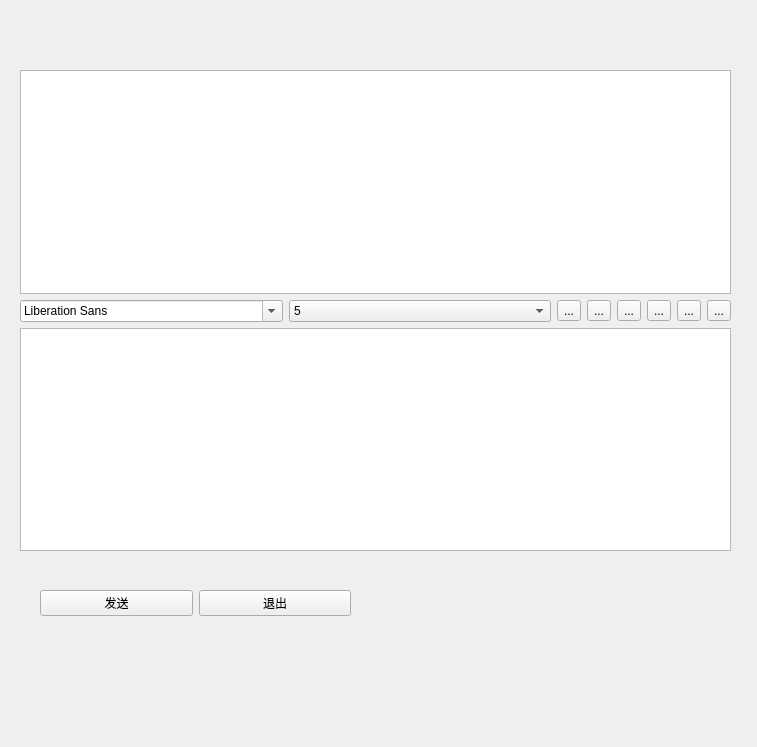
<?xml version="1.0" encoding="UTF-8"?>
<ui version="4.0">
 <class>Widget</class>
 <widget class="QWidget" name="Widget">
  <property name="geometry">
   <rect>
    <x>0</x>
    <y>0</y>
    <width>757</width>
    <height>747</height>
   </rect>
  </property>
  <property name="windowTitle">
   <string>Widget</string>
  </property>
  <widget class="QWidget" name="widget_3" native="true">
   <property name="geometry">
    <rect>
     <x>20</x>
     <y>70</y>
     <width>711</width>
     <height>481</height>
    </rect>
   </property>
   <layout class="QVBoxLayout" name="verticalLayout">
    <item>
     <widget class="QTextBrowser" name="msgBrowser"/>
    </item>
    <item>
     <widget class="QWidget" name="widget_2" native="true">
      <layout class="QHBoxLayout" name="horizontalLayout_2">
       <property name="leftMargin">
        <number>0</number>
       </property>
       <property name="topMargin">
        <number>0</number>
       </property>
       <property name="rightMargin">
        <number>0</number>
       </property>
       <property name="bottomMargin">
        <number>0</number>
       </property>
       <item>
        <widget class="QFontComboBox" name="fontComboBox"/>
       </item>
       <item>
        <widget class="QComboBox" name="fontSize">
         <item>
          <property name="text">
           <string>5</string>
          </property>
         </item>
         <item>
          <property name="text">
           <string>6</string>
          </property>
         </item>
         <item>
          <property name="text">
           <string>7</string>
          </property>
         </item>
         <item>
          <property name="text">
           <string>8</string>
          </property>
         </item>
         <item>
          <property name="text">
           <string>9</string>
          </property>
         </item>
         <item>
          <property name="text">
           <string>10</string>
          </property>
         </item>
         <item>
          <property name="text">
           <string>11</string>
          </property>
         </item>
         <item>
          <property name="text">
           <string>12</string>
          </property>
         </item>
        </widget>
       </item>
       <item>
        <widget class="QToolButton" name="bold">
         <property name="toolTip">
          <string>加粗</string>
         </property>
         <property name="text">
          <string>...</string>
         </property>
         <property name="icon">
          <iconset resource="rs.qrc">
           <normaloff>:/images/bold.png</normaloff>:/images/bold.png</iconset>
         </property>
         <property name="checkable">
          <bool>true</bool>
         </property>
        </widget>
       </item>
       <item>
        <widget class="QToolButton" name="italic">
         <property name="toolTip">
          <string>倾斜</string>
         </property>
         <property name="text">
          <string>...</string>
         </property>
         <property name="icon">
          <iconset resource="rs.qrc">
           <normaloff>:/images/italic.png</normaloff>:/images/italic.png</iconset>
         </property>
         <property name="checkable">
          <bool>true</bool>
         </property>
        </widget>
       </item>
       <item>
        <widget class="QToolButton" name="unserline">
         <property name="toolTip">
          <string>下划线</string>
         </property>
         <property name="text">
          <string>...</string>
         </property>
         <property name="icon">
          <iconset resource="rs.qrc">
           <normaloff>:/images/underline.png</normaloff>:/images/underline.png</iconset>
         </property>
         <property name="checkable">
          <bool>true</bool>
         </property>
        </widget>
       </item>
       <item>
        <widget class="QToolButton" name="color">
         <property name="toolTip">
          <string>颜色</string>
         </property>
         <property name="text">
          <string>...</string>
         </property>
         <property name="icon">
          <iconset resource="rs.qrc">
           <normaloff>:/images/Color.png</normaloff>:/images/Color.png</iconset>
         </property>
        </widget>
       </item>
       <item>
        <widget class="QToolButton" name="save">
         <property name="toolTip">
          <string>保存</string>
         </property>
         <property name="text">
          <string>...</string>
         </property>
         <property name="icon">
          <iconset resource="rs.qrc">
           <normaloff>:/images/Save.png</normaloff>:/images/Save.png</iconset>
         </property>
        </widget>
       </item>
       <item>
        <widget class="QToolButton" name="clean">
         <property name="toolTip">
          <string>清空</string>
         </property>
         <property name="text">
          <string>...</string>
         </property>
         <property name="icon">
          <iconset resource="rs.qrc">
           <normaloff>:/images/clear.png</normaloff>:/images/clear.png</iconset>
         </property>
        </widget>
       </item>
      </layout>
     </widget>
    </item>
    <item>
     <widget class="QTextEdit" name="msgEdit"/>
    </item>
   </layout>
  </widget>
  <widget class="QWidget" name="widget" native="true">
   <property name="geometry">
    <rect>
     <x>40</x>
     <y>580</y>
     <width>311</width>
     <height>46</height>
    </rect>
   </property>
   <layout class="QHBoxLayout" name="horizontalLayout">
    <item>
     <widget class="QPushButton" name="sendmsg">
      <property name="text">
       <string>发送</string>
      </property>
     </widget>
    </item>
    <item>
     <widget class="QPushButton" name="exit">
      <property name="text">
       <string>退出</string>
      </property>
     </widget>
    </item>
   </layout>
  </widget>
 </widget>
 <resources>
  <include location="rs.qrc"/>
 </resources>
 <connections/>
</ui>
